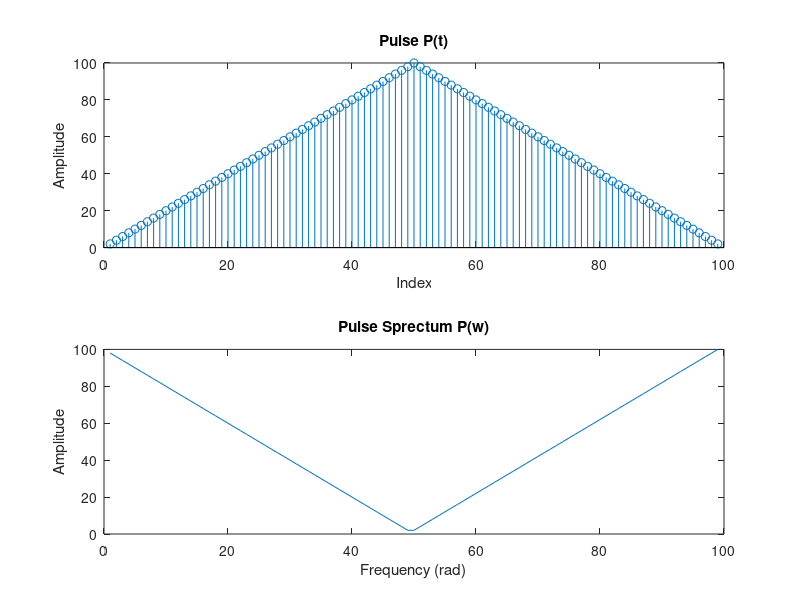
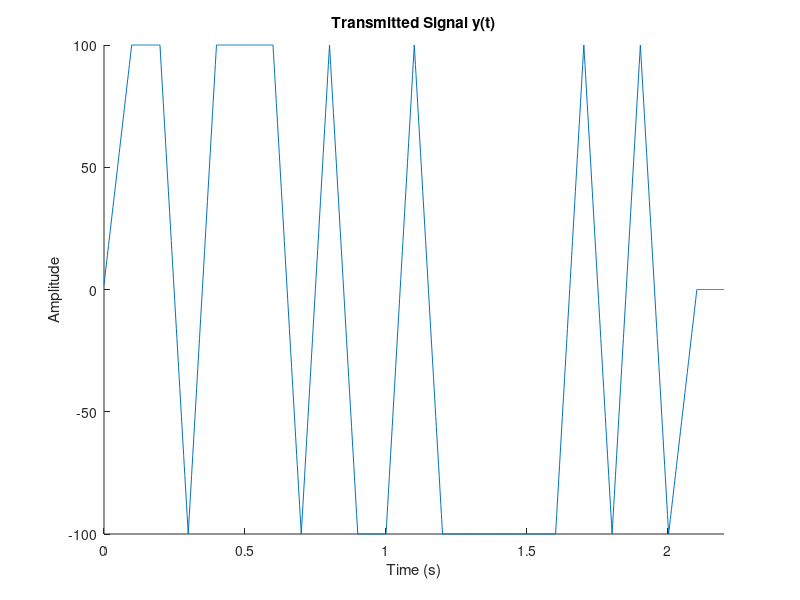
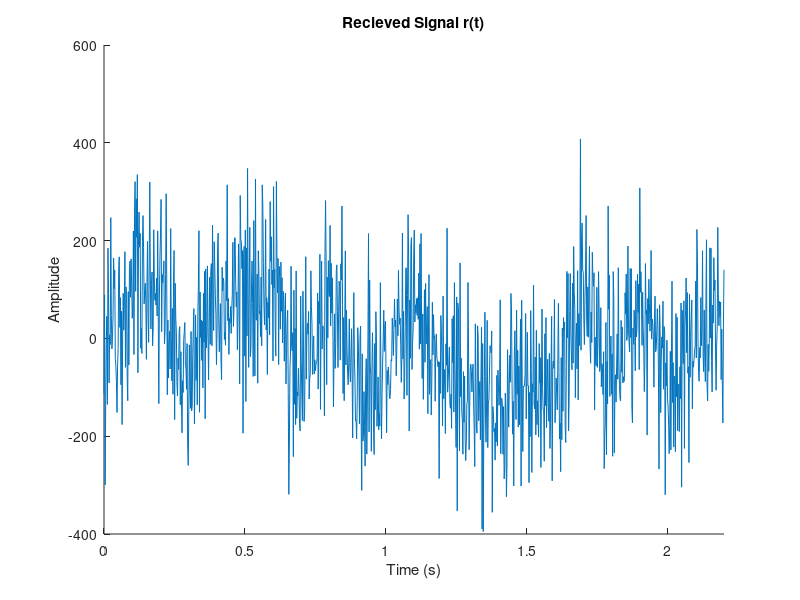
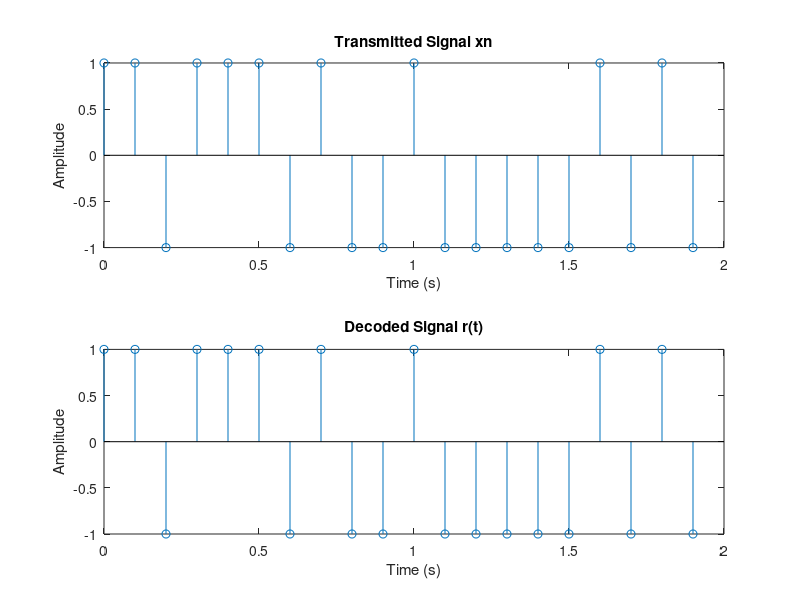

Source code (MATLAB) for these figures, in order:
%% Signals and Systems Matlab Homework #6
%% Introduction
% * Author:                   Will Burgess, 
% * Class:                    ESE 351
% * Date:                     Created 3/25/2024, Last Edited 2/2/2024
%% Housekeeping
close all
clear
clc
%% Part  1: Create Binary PAM System
%% Generate Input Signal and Add Noise Factor
Tp = 0.1; % Half pulse width
sample_period = Tp/50; % dt, pulse and recieve sample period
sample_freq = 1/sample_period; % Frequency of pulse and recieve signal 

bit_rate = 1/(Tp); %Fb, frequency of bits sent out
bit_period = 1/bit_rate; % Ts, Time between bits sent out

rect = ones(1,50);
pulse = 2 * conv(rect, rect);
pulse_fft = fftshift(pulse);

%figure, hold on
% subplot(3,1,1),stem(x);
% subplot(3,1,2),plot(n);
% subplot(3,1,3),plot(r); 
%stem(pulse);
%plot(mag2db(abs(pulse_fft)));
%hold off

N = 20;

maxTime = N * bit_period;

xn = 2 * ((rand(1, N) > 0.5) - 0.5);
a = 0;
imp_train = zeros(1,N * bit_period * sample_freq);
for k = 1:length(imp_train)
    if mod(k - 1, sample_freq * bit_period) == 0
    a = a + 1;
    imp_train(k) = xn(a);
    else
    imp_train(k) = 0;    
    end
end

sampleTimes = 0:sample_period:(N*bit_period)-sample_period;

y = conv(imp_train,pulse);
% figure, subplot (2,1,1),plot(y)
% subplot(2,1,2),stem(xn)

sigma = 1;
noise = sigma * max(y) * randn(1,length(y));
r = y + (noise * sigma);

%figure,plot(r)
%% Part f:  Create various outputs

% i, p(t), p(w)
figure, hold on
subplot(2,1,1);
stem(pulse)
ylabel('Amplitude')
xlabel('Index')
title('Pulse P(t)')

subplot(2,1,2)
plot(pulse_fft)
ylabel('Amplitude')
xlabel('Frequency (rad)')
title('Pulse Sprectum P(w)')
hold off

times = linspace(0, maxTime + 2 * Tp, length(y));

% ii, y(t)
figure, hold on
plot(times, y)
xlim([0 maxTime + 2 * Tp]);
ylabel('Amplitude')
xlabel('Time (s)')
title('Transmitted Signal y(t)')
hold off

% iii, r(t)
figure, hold on
plot(times,r)
xlim([0 maxTime + 2 * Tp]);
ylabel('Amplitude')
xlabel('Time (s)')
title('Recieved Signal r(t)')
hold off

% iv, Sent Messave vs. decoded message
times_sent = 0:bit_period:2-bit_period;
figure, hold on
subplot(2,1,1)
stem(times_sent,xn)
ylabel('Amplitude')
xlabel('Time (s)')
title('Transmitted Signal xn')
subplot(2,1,2)

filtered = conv(r,pulse);

decoded = zeros(length(N));
a = 0;
pulselen = length(pulse)
filterlen = length(filtered)


for i = pulselen+1:(pulselen+1)/2:length(filtered)-pulselen-1
    a = a + 1;
    if(filtered(i) > 0)
        decoded(a) = 1;
    else
       decoded(a) = -1;
    end
end

stem(times_sent,decoded);
ylabel('Amplitude')
xlabel('Time (s)')
title('Decoded Signal r(t)')
hold off
%% Part 2: Performance Test
